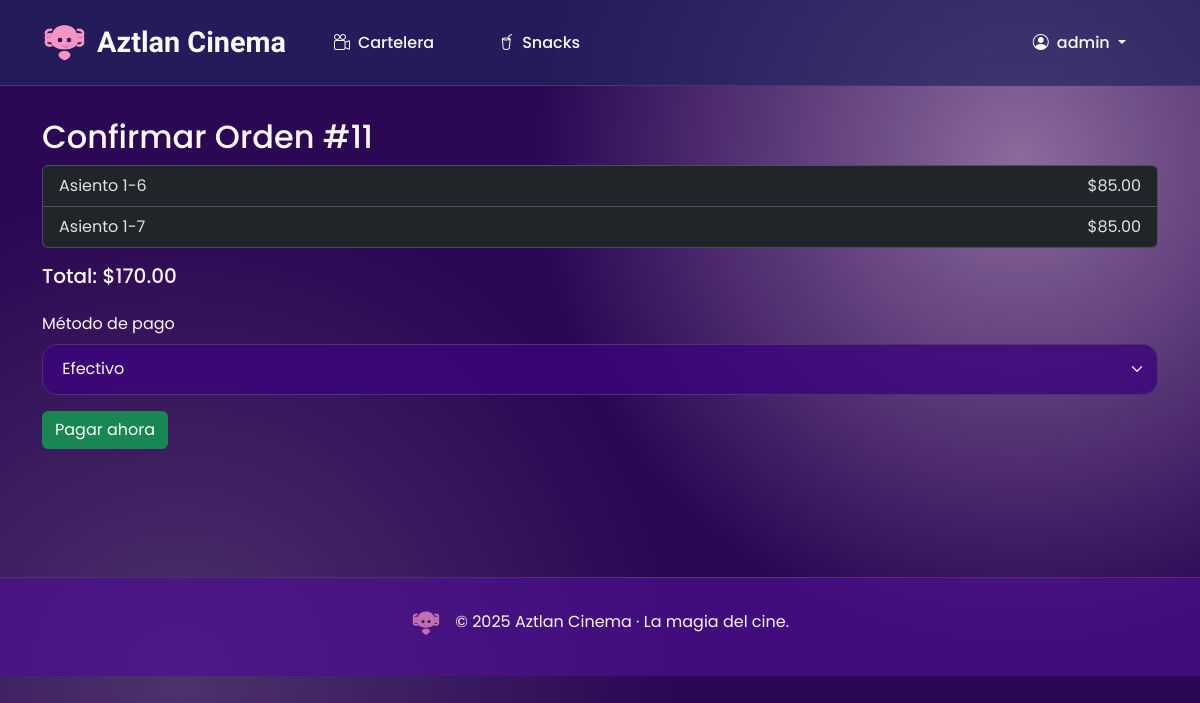
Page /order/11/confirm/ (signed in) on the earlier database version.
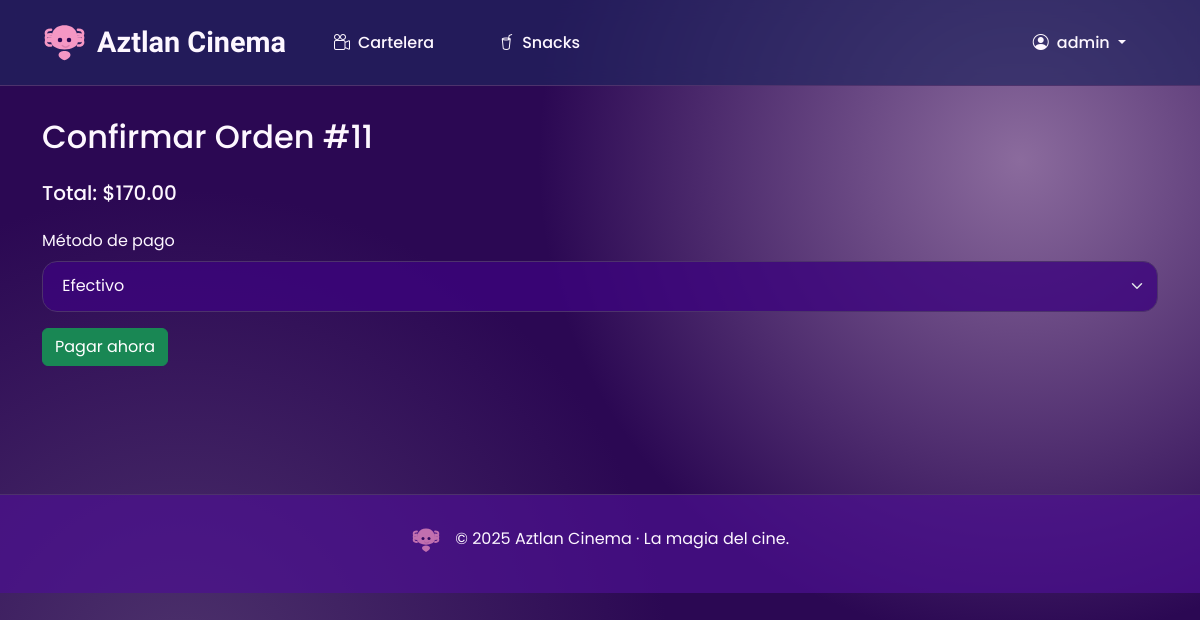
Same page on the later database version.
### cinema/models.py (models this page shows, shortened)
class OrderTicket(models.Model):
   order   = models.ForeignKey(Order, on_delete=models.CASCADE, related_name='order_tickets')
   ticket  = models.OneToOneField(Ticket, on_delete=models.CASCADE)  # un ticket sólo puede pertenecer a una orden

class TimeStampedModel(models.Model):
   created = models.DateTimeField(auto_now_add=True)
   updated = models.DateTimeField(auto_now=True)
   class Meta:
       abstract = True
       ordering = ('-created',)

class Ticket(TimeStampedModel):
   showtime      = models.ForeignKey(Showtime, on_delete=models.PROTECT, related_name='tickets')
   seat          = models.ForeignKey(Seat, on_delete=models.PROTECT)
   customer      = models.ForeignKey(Customer, on_delete=models.SET_NULL, null=True, blank=True, related_name='tickets')
   status        = models.CharField(max_length=3, choices=ReservationStatus.choices, default=ReservationStatus.RESERVED)
   price         = models.DecimalField(max_digits=6, decimal_places=2)
   qr_code       = models.ImageField(upload_to='tickets/qr/', blank=True)  # opcional
   class Meta:
       unique_together = (('showtime', 'seat'),)  # evita doble venta
       ordering = ('showtime', 'seat')

class Seat(models.Model):
   auditorium    = models.ForeignKey(Auditorium, on_delete=models.CASCADE, related_name='seats')
   row           = models.PositiveSmallIntegerField()
   col           = models.PositiveSmallIntegerField()
   seat_type     = models.CharField(max_length=20, default='standard')  # ej. VIP, 4DX…
   class Meta:
       unique_together = (('auditorium', 'row', 'col'),)
       ordering = ('row', 'col')

### cinema/views.py (the view, shortened to what this page needs)
# urls.py: path('order/<int:order_id>/confirm/',OrderConfirmView.as_view(),name='order_confirm'),
class OrderConfirmView(LoginRequiredMixin, View):
   login_url = 'login'
   template_name = 'order_confirm.html'
   def get(self, request, order_id):
       order = get_object_or_404(
           Order, id=order_id, customer=request.user.customer
       )
       return render(request, self.template_name, {
           'order': order,
           'payment_choices': PaymentMethod.choices
       })

### cinema/templates/order_confirm.html (shortened to what this page needs)
{% extends "baseHome.html" %}
{% block content %}
 <h2>Confirmar Orden #{{ order.id }}</h2>
 <ul class="list-group mb-3">
   {% for ot in order.order_tickets.all %}
     <li class="list-group-item d-flex justify-content-between">
       Asiento {{ ot.ticket.seat.row }}-{{ ot.ticket.seat.col }}
       <span>${{ ot.ticket.price }}</span>
     </li>
   {% endfor %}
 </ul>
 <p class="h5">Total: ${{ order.total_amount }}</p>
 <form method="post" class="mt-4">
   <div class="mb-3">
     <label for="payment_method" class="form-label">Método de pago</label>
     <select name="payment_method" id="payment_method" class="form-select">
       {% for code,label in payment_choices %}
         <option value="{{ code }}">{{ label }}</option>
       {% endfor %}
     </select>
   </div>
   <button type="submit" class="btn btn-success">Pagar ahora</button>
 </form>
{% endblock %}

Differences in the rows shown:
removed OrderTicket: ticket.seat.row "1", ticket.seat.col "6", ticket.price "85.00"
removed OrderTicket: ticket.seat.row "1", ticket.seat.col "7", ticket.price "85.00"
